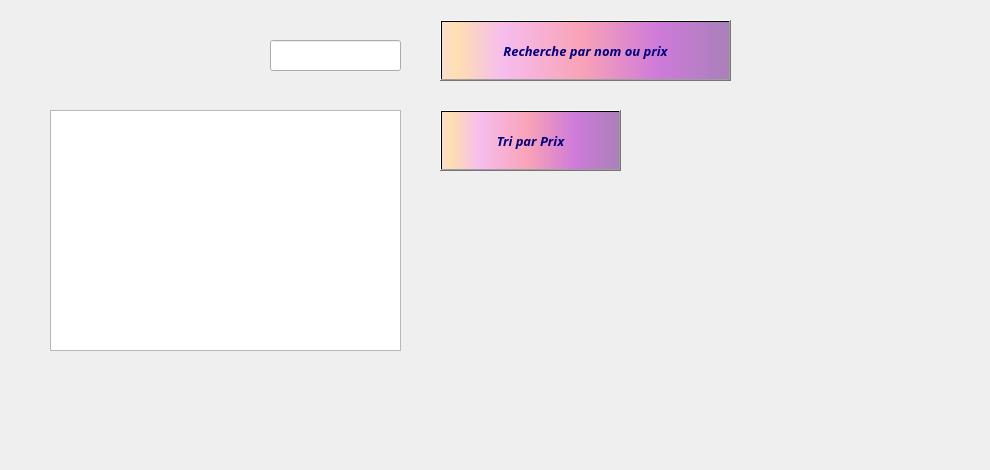
     <widget class="QWidget" name="tab_categorie_9">
      <attribute name="title">
       <string>Afficher</string>
      </attribute>
      <widget class="QLabel" name="label_categorie_36">
       <property name="geometry">
        <rect>
         <x>-70</x>
         <y>-30</y>
         <width>981</width>
         <height>461</height>
        </rect>
       </property>
       <property name="text">
        <string/>
       </property>
       <property name="pixmap">
        <pixmap>../../../../../../Downloads/893983.jpg</pixmap>
       </property>
      </widget>
      <widget class="QPushButton" name="pushButton_categorie_13">
       <property name="geometry">
        <rect>
         <x>440</x>
         <y>20</y>
         <width>291</width>
         <height>61</height>
        </rect>
       </property>
       <property name="font">
        <font>
         <family>Lucida Calligraphy</family>
         <pointsize>10</pointsize>
         <weight>75</weight>
         <italic>true</italic>
         <bold>true</bold>
         <underline>false</underline>
         <strikeout>false</strikeout>
        </font>
       </property>
       <property name="styleSheet">
        <string notr="true">background-color: qlineargradient(spread:pad, x1:1, y1:0, x2:1, y2:0, stop:0.919598 rgba(255, 0, 111, 255), stop:0.98 rgba(0, 0, 0, 255), stop:1 rgba(235, 148, 61, 255));
color: rgb(0, 0, 127);
background-color: qlineargradient(spread:pad, x1:0, y1:0, x2:1, y2:0, stop:0.0100503 rgba(252, 222, 204, 255), stop:0.0502513 rgba(254, 223, 175, 255), stop:0.211055 rgba(246, 189, 237, 255), stop:0.487437 rgba(249, 162, 183, 255), stop:0.753769 rgba(206, 122, 218, 255), stop:1 rgba(170, 128, 185, 255));</string>
       </property>
       <property name="text">
        <string>Recherche par nom ou prix</string>
       </property>
       <property name="icon">
        <iconset>
         <normaloff>../../../../../../Downloads/Sans titre-1.png</normaloff>../../../../../../Downloads/Sans titre-1.png</iconset>
       </property>
       <property name="iconSize">
        <size>
         <width>50</width>
         <height>50</height>
        </size>
       </property>
      </widget>
      <widget class="QPushButton" name="pushButton_categorie_14">
       <property name="geometry">
        <rect>
         <x>440</x>
         <y>110</y>
         <width>181</width>
         <height>61</height>
        </rect>
       </property>
       <property name="font">
        <font>
         <family>Lucida Calligraphy</family>
         <pointsize>10</pointsize>
         <weight>75</weight>
         <italic>true</italic>
         <bold>true</bold>
         <underline>false</underline>
         <strikeout>false</strikeout>
        </font>
       </property>
       <property name="styleSheet">
        <string notr="true">background-color: qlineargradient(spread:pad, x1:1, y1:0, x2:1, y2:0, stop:0.919598 rgba(255, 0, 111, 255), stop:0.98 rgba(0, 0, 0, 255), stop:1 rgba(235, 148, 61, 255));
color: rgb(0, 0, 127);
background-color: qlineargradient(spread:pad, x1:0, y1:0, x2:1, y2:0, stop:0.0100503 rgba(252, 222, 204, 255), stop:0.0502513 rgba(254, 223, 175, 255), stop:0.211055 rgba(246, 189, 237, 255), stop:0.487437 rgba(249, 162, 183, 255), stop:0.753769 rgba(206, 122, 218, 255), stop:1 rgba(170, 128, 185, 255));</string>
       </property>
       <property name="text">
        <string>Tri par Prix</string>
       </property>
       <property name="icon">
        <iconset>
         <normaloff>../../../../../../Downloads/tri.png</normaloff>../../../../../../Downloads/tri.png</iconset>
       </property>
       <property name="iconSize">
        <size>
         <width>45</width>
         <height>45</height>
        </size>
       </property>
      </widget>
      <widget class="QTableView" name="tab_categorie">
       <property name="geometry">
        <rect>
         <x>50</x>
         <y>110</y>
         <width>351</width>
         <height>241</height>
        </rect>
       </property>
      </widget>
      <widget class="QLineEdit" name="lineEdit_categorie_17">
       <property name="geometry">
        <rect>
         <x>270</x>
         <y>40</y>
         <width>131</width>
         <height>31</height>
        </rect>
       </property>
      </widget>
     </widget>
